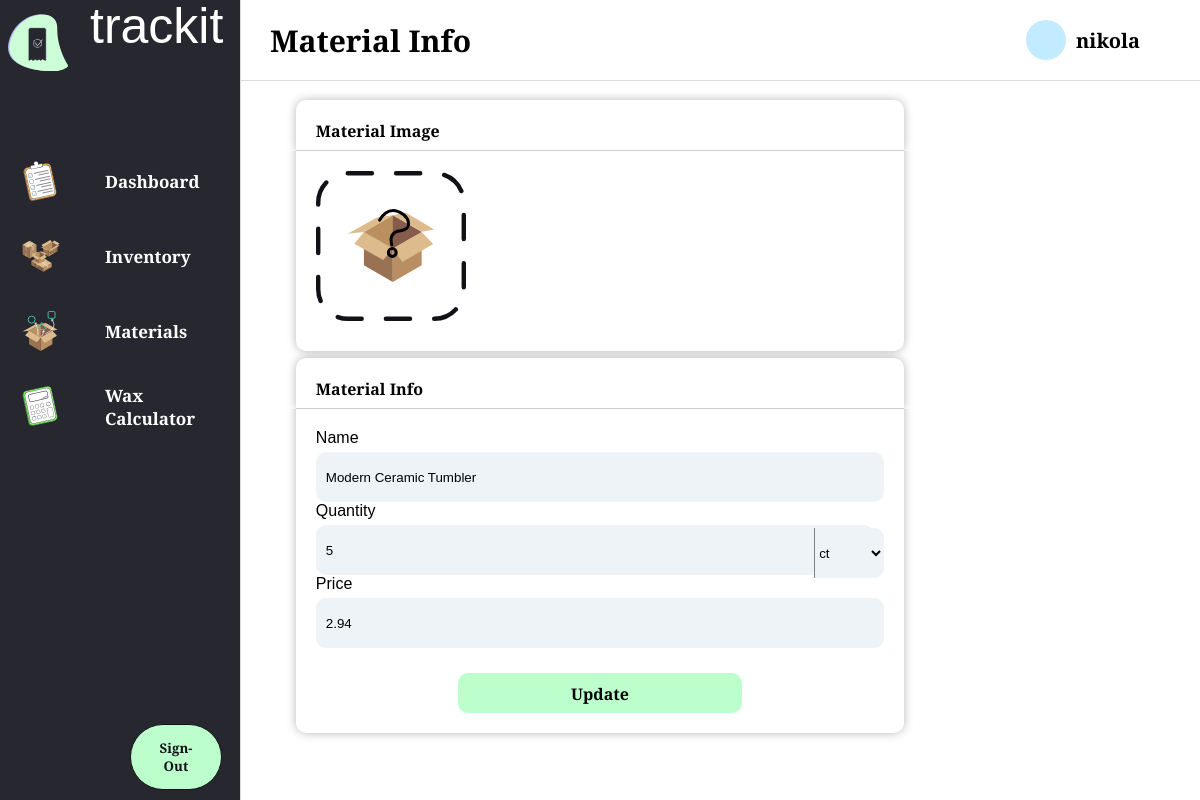
The page /inventory/components/Modern Ceramic Tumbler/25/ (signed in) on the database its author committed.
### inventory/models.py (models this page shows, shortened)
class Component(models.Model):
    OUNCE = "oz"
    POUND = "lbs"
    NONE = "Ct"
    UNIT_CHOICES = {
        OUNCE: "oz",
        POUND: "lbs",
        NONE: "ct"
    }
    user = models.ForeignKey(User, on_delete=models.CASCADE)
    name = models.CharField(max_length=30)
    unit = models.CharField(max_length=3, choices=UNIT_CHOICES, default=NONE)
    quantity = models.IntegerField()
    price = models.DecimalField(max_digits=5, decimal_places=2)
    component_image = models.ImageField(upload_to='product_images/', default='product_images/product_default4.svg', blank=True)

### inventory/views.py (the view)
# urls.py: path('components/<str:name>/<int:id>/', views.component_page, name='component_page'),
@login_required(login_url="/users/login/")
def component_page(request, name, id):
    component = get_object_or_404(Component, name=name, id=id, user=request.user)
    if request.method == 'POST':
        form = forms.Component(request.POST, request.FILES, instance=component)
        if form.is_valid():
            form.save()
            return redirect('inventory:components')
    else:
        form = forms.Component(instance=component)
    return render(request, 'inventory/component_page.html', {'form': form, 'component': component})

### inventory/forms.py
class Component(forms.ModelForm):
    class Meta:
        model = models.Component
        fields = ['name', 'unit',
                  'quantity', 'price', 'component_image'
                ]
        widgets = {
            'name': forms.TextInput(attrs={'class': 'form-control', 'placeholder': 'Name'}),#, 'style' : 'width:100%;''float:left;'}),
            'unit': forms.Select(attrs={'class': 'form-dropdown'}),#, 'style' : 'width:50%;' 'float:right;'}),
            'quantity': forms.TextInput(attrs={'class': 'form-control', 'placeholder': 'Quantity' }),
            'price': forms.TextInput(attrs={'class': 'form-control', 'placeholder': 'Price per unit'}),
        }

### Application/views.py (called while the page is built)
def get_username(request):
    if request.user.is_authenticated:
        return {'username': request.user.username}
    return {'username': None}

### inventory/templates/inventory/component_page.html (shortened to what this page needs)
{% extends 'layout.html' %}
{% load static %}
{% block header %}
    Material Info
{% endblock %}
{% block content %}
<div class="inv_page_container">
    <form method="post" enctype="multipart/form-data" novalidate id="component-form">
        <div class="inventory_page_mid">
            <div style="float:left; font-weight:700">Material Image</div>
        </div>
        <div class="add-page-banner">
            {% if component.component_image %}
                <div class="banner_image_field">
                    <img src="{{ component.component_image.url }}" alt="{{ component.name }}" class="product_page_icon" id="current-image" style="max-width: 200px;">
                </div>
                <div class="banner_name_field">
                </div>
            {% endif %}
        </div>
        <div class="inventory_page_mid">
            <div style="float:left; font-weight:700">Material Info</div>
        </div>
        <div class="inventory_prod-page-form">
            <div class="input-group-comp">
                <div>
                    <div class="form-group col-6">
                        <label for="{{ form.name.id_for_label }}">{{ form.name.label }}</label>
                        {{ form.name }}
                    </div>
                </div>
                <div class="form-row">
                    <div class="form-group col-md-6">
                        <label for="{{ form.quantity.id_for_label }}">{{ form.quantity.label }}</label>
                        {{ form.quantity }}
                    </div>
                    <div>
                        {{form.unit}}
                    </div>
                </div>
                <div>
                    <div class="form-group col-md-4">
                        <label for="{{ form.price.id_for_label }}">{{ form.price.label }}</label>
                        {{ form.price }}
                    </div>
                </div>
            </div>
            <button type="submit" class="btn btn-form">Update</button>
        </div>
    </form>
</div>
{% endblock %}

### templates/layout.html (shortened to what this page needs)
<!DOCTYPE html>
{% load static %}
<html lang="en">
<head>
    <link rel="stylesheet" href="{% static 'css/style.css' %}">
</head>
<body {% block body_class %} class="using-mouse" {% endblock %}>
    <div class="navbar" id="navbar">
        <div class="sidebar-logo-container">
            <a href="{% url 'dashboard:dashboard' %}">
                <img src="{% static 'logo1.svg' %}" alt="Logo" class="sidebar-logo">
            </a>
        </div>
        <div class="sidebar-name"> trackit </div>
        <nav class="icon-container">
            <ul class="icon-list">
                <li class="icon">
                    <a href="{% url 'dashboard:dashboard' %}" title="Dashboard">
                        <img src="{% static 'clipboard_simple.svg' %}" alt="Dashboard page link">
                        <p class="icon-text">Dashboard</p>
                    </a>
                </li>
                <li class="icon">
                    <a href="{% url 'inventory:inventory' %}" title="Inventory">
                        <img src="{% static 'inventory3.svg' %}" alt="Inventory page link">
                        <p class="icon-text">Inventory</p>
                    </a>
                </li>
                <li class="icon">
                    <a href="{% url 'inventory:components' %}" title="Materials">
                        <img src="{% static 'components_icon2.svg' %}" alt="Materials page link">
                        <p class="icon-text">Materials</p>
                    </a>
                </li>
                <li class="icon">
                    <a href="{% url 'calculator:calculator' %}" title="Wax Calculator">
                        <img src="{% static 'calculator.svg' %}" alt="Wax calculator page link">
                        <p class="icon-text">Wax Calculator</p>
                    </a>
                </li>
            </ul>
        </nav>
        <div class="header-button-container">
            <form action ="{% url 'users:logout' %}" method="post">
                <button class="signin-btn" >Sign-Out</button>
            </form>
        </div>
    </div>
    <header class="header">
            <div class="page-name-container">
            {% block header %}
            {% endblock %}
            </div>
        <div class="username">
            <div class="user-circle"></div>
            <div style="font-weight:bold; font-size:20px;">{{ username }}</div>
        </div>
    </header>
    <div class="main-content">
        {% block content %}
        {% endblock %}
    </div>
</body>
</html>

### rows shown on the page
Component: component_image (placeholder picture), name "Modern Ceramic Tumbler", quantity "5", unit "ct", price "2.94"

### other values the page prints
{{ username }} "nikola"
